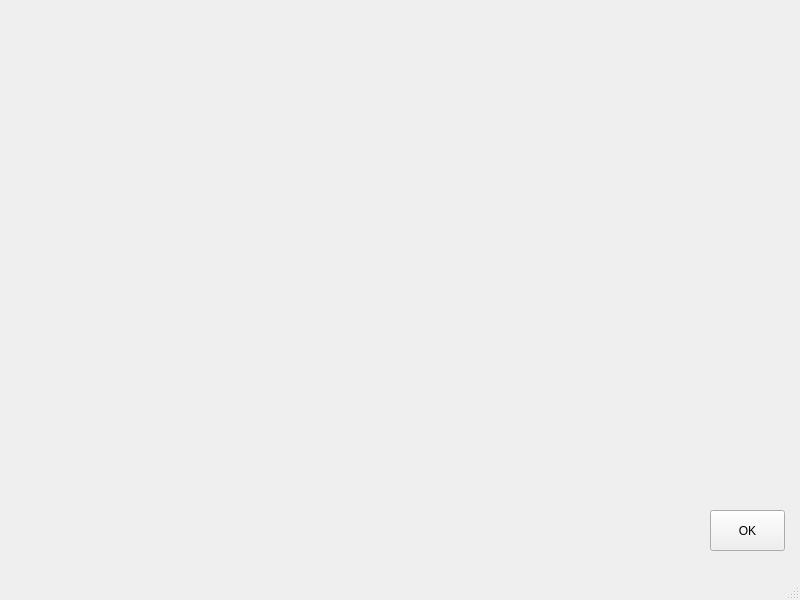
<?xml version="1.0" encoding="UTF-8"?>
<ui version="4.0">
 <class>MainWindow</class>
 <widget class="QMainWindow" name="MainWindow">
  <property name="geometry">
   <rect>
    <x>0</x>
    <y>0</y>
    <width>800</width>
    <height>600</height>
   </rect>
  </property>
  <property name="windowTitle">
   <string>MainWindow</string>
  </property>
  <widget class="QWidget" name="centralwidget">
   <widget class="QPushButton" name="pushButton_OK">
    <property name="geometry">
     <rect>
      <x>710</x>
      <y>510</y>
      <width>75</width>
      <height>41</height>
     </rect>
    </property>
    <property name="text">
     <string>OK</string>
    </property>
   </widget>
  </widget>
  <widget class="QMenuBar" name="menubar">
   <property name="geometry">
    <rect>
     <x>0</x>
     <y>0</y>
     <width>800</width>
     <height>22</height>
    </rect>
   </property>
  </widget>
  <widget class="QStatusBar" name="statusbar"/>
 </widget>
 <resources/>
 <connections/>
</ui>
